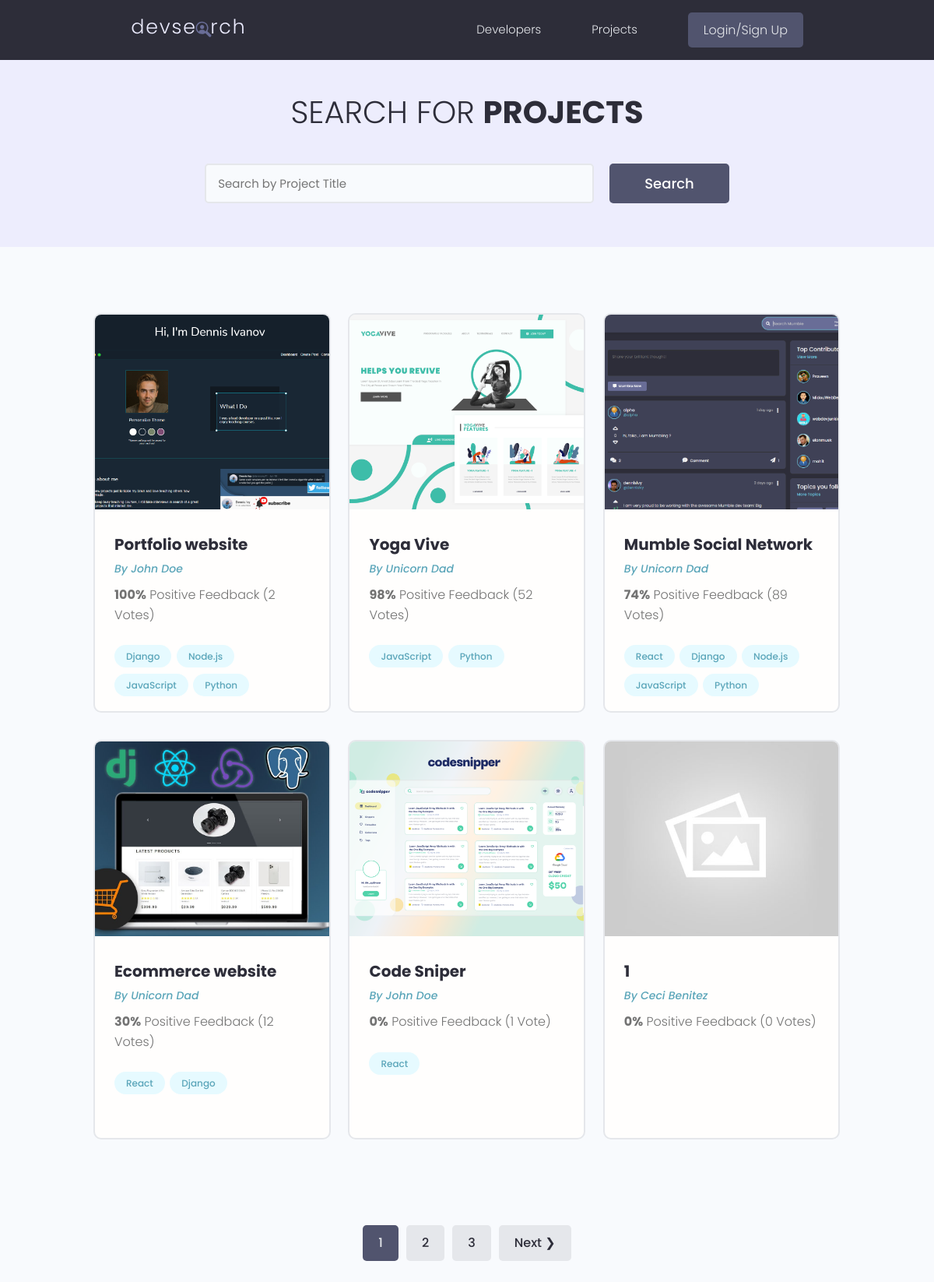
/projects/, run on the app's committed database.
### projects/models.py (models this page shows, shortened)
class Project(models.Model):
    owner = models.ForeignKey(Profile, null=True, blank=True, on_delete=models.SET_NULL)
    title = models.CharField(max_length=200)
    description = models.TextField(null=True, blank=True)
    featured_image = models.ImageField(null=True, blank=True, default="default.jpg")
    demo_link = models.CharField(max_length=2000, null=True, blank=True)
    source_link = models.CharField(max_length=2000, null=True, blank=True)
    tags = models.ManyToManyField("Tag", blank=True)
    vote_total = models.IntegerField(default=0, null=True, blank=True)
    vote_ratio = models.IntegerField(default=0, null=True, blank=True)
    created = models.DateTimeField(auto_now_add=True)
    id = models.UUIDField(default=uuid.uuid4, unique=True, primary_key=True, editable=False)
    class Meta:
        ordering = ["-vote_ratio", "-vote_total", "title"]

class Tag(models.Model):
    name = models.CharField(max_length=200)
    created = models.DateTimeField(auto_now_add=True)
    id = models.UUIDField(default=uuid.uuid4, unique=True, primary_key=True, editable=False)
    def __str__(self):
        return self.name

### users/models.py (models this page shows, shortened)
class Profile(models.Model):
    user = models.OneToOneField(User, on_delete=models.CASCADE, null=True, blank=True)
    name = models.CharField(max_length=200, null=True, blank=True)
    email = models.EmailField(max_length=500, null=True, blank=True)
    username = models.CharField(max_length=200, null=True, blank=True)
    location = models.CharField(max_length=200, null=True, blank=True)
    short_intro = models.CharField(max_length=200, null=True, blank=True)
    bio = models.TextField(null=True, blank=True)
    profile_image = models.ImageField(null=True, blank=True, upload_to="profiles/", default="profiles/user-default.png")
    social_github = models.CharField(max_length=200, null=True, blank=True)
    social_twitter = models.CharField(max_length=200, null=True, blank=True)
    social_linkedin = models.CharField(max_length=200, null=True, blank=True)
    social_youtube = models.CharField(max_length=200, null=True, blank=True)
    social_website = models.CharField(max_length=200, null=True, blank=True)
    created = models.DateTimeField(auto_now_add=True)
    id = models.UUIDField(default=uuid.uuid4, unique=True, primary_key=True, editable=False)

### projects/views.py (the view)
# urls.py: path("projects/", views.get_projects),
def projects(request):
    projects, search_query = search_projects(request)
    custom_range, projects = paginate_projects(request, projects, 6)
    context = {
        "projects": projects,
        "search_query": search_query,
        "custom_range": custom_range
    }
    return render(request, 'projects/projects.html', context)

### projects/utils.py (called while the page is built)
def paginate_projects(request, projects, results):
    page = request.GET.get("page")
    paginator = Paginator(projects, results)
    try:
        projects = paginator.page(page)
    except PageNotAnInteger:
        page = 1
        projects = paginator.page(page)
    except EmptyPage:
        page = paginator.num_pages
        projects = paginator.page(page)
    left_index = (int(page) - 4)
    if left_index < 1:
        left_index = 1
    right_index = (int(page) + 5)
    if right_index > paginator.num_pages:
        right_index = paginator.num_pages + 1
    custom_range = range(left_index, right_index)
    return custom_range, projects

def search_projects(request):
    search_query = ""
    if request.GET.get("search_query"):
        search_query = request.GET.get("search_query")
    tags = Tag.objects.filter(name__icontains=search_query)
    projects = Project.objects.distinct().filter(
        Q(title__icontains=search_query) |
        Q(description__icontains=search_query) |
        Q(owner__name__icontains=search_query) |
        Q(tags__in=tags)
    )
    return projects, search_query

### projects/templates/projects/projects.html (shortened to what this page needs)
{% extends 'main.html' %} {% block content %}
<main class="projects">
  <section class="hero-section text-center">
    <div class="container container--narrow">
      <div class="hero-section__box">
        <h2>Search for <span>Projects</span></h2>
      </div>
      <div class="hero-section__search">
        <form id="searchForm" class="form" action="{% url 'projects' %}" method="get">
          <div class="form__field">
            <input
              class="input input--text"
              id="formInput#search"
              type="text"
              name="search_query"
              placeholder="Search by Project Title"
              value="{{search_query}}"
            />
          </div>
          <input class="btn btn--sub btn--lg" type="submit" value="Search" />
        </form>
      </div>
    </div>
  </section>
  <section class="projectsList">
    <div class="container">
      <div class="grid grid--three">
        {% for project in projects %}
        <div class="column">
          <div class="card project">
            <a href="{% url 'project' project.id %}" class="project">
              <img
                class="project__thumbnail"
                src="{{ project.featured_image.url }}"
                alt="project thumbnail"
              />
              <div class="card__body">
                <h3 class="project__title">{{project.title}}</h3>
                <p>
                  <a
                    class="project__author"
                    href="{% url 'user-profile' project.owner.id %}"
                    >By {{project.owner.name}}</a
                  >
                </p>
                <p class="project--rating">
                  <span style="font-weight: bold">{{project.vote_ratio}}%</span>
                  Positive Feedback ({{project.vote_total}}
                  Vote{{project.vote_total|pluralize:"s"}})
                </p>
                <div class="project__tags">
                  {% for tag in project.tags.all %}
                  <span class="tag tag--pill tag--main">
                    <small>{{tag}}</small>
                  </span>
                  {% endfor %}
                </div>
              </div>
            </a>
          </div>
        </div>
        {% endfor %}
      </div>
    </div>
  </section>
  {% include 'pagination.html' with queryset=projects custom_range=custom_range %}
</main>
{% endblock content %}

### static/styles/app.css (style rules this page uses)
:root { --color-sub: #2d2d39; }
.btn--sub { background-color: var(--color-sub-light); }
.card { border: 2px solid var(--color-light); }
img { width: 100%; }
.hero-section { height: 40vh; display: flex; align-items: center; background-color: var(--color-sub); }
.hero-section__box { margin-bottom: 4rem; }
.hero-section__box > h2, .hero-section__box > h2 > span { font-size: 4rem; color: var(--color-light); line-height: 1.3; text-transform: uppercase; }
.hero-section__box > h2 { font-weight: 300; }
.hero-section__box > h2 > span { font-weight: 700; }
.hero-section__search > .form { display: flex; align-items: center; justify-content: center; gap: 2rem; }
.hero-section__search > .form input.input--text { width: 50rem; }
.project__author { font-size: 1.4rem; font-style: italic; }
.project--rating { margin-bottom: 1.6em; margin-top: 0.5em; }
.projects > .hero-section { background: var(--color-sub-lighter); height: 30vh; }
.projects .hero-section__box { margin-bottom: 2.5rem; }
.projects .hero-section__box > h2 { color: var(--color-sub); }
.projects .hero-section__box > h2 > span { font-weight: 700; color: var(--color-sub); }
.projectsList { margin-top: 8rem; }
.project__thumbnail { height: 25rem; object-fit: cover; object-position: top center; }
.project__title { font-size: 2rem; font-weight: 700; color: var(--color-sub); }

### static/styles/main.css (style rules this page uses)
.project .card__body { height: 250px; }

### static/uikit/styles/modules/_variables.css (style rules this page uses)
:root { --color-main: #5aa5b9; --color-main-light: #e6faff; --color-sub: #3f4156; --color-sub-light: #51546e; --color-sub-lighter: #ededfd; --color-text: #737373; --color-gray: #8b8b8b; --color-light: #e5e7eb; --color-light-gray: #767676; --color-bg: #f8fafd; --color-white: #fffefd; --color-white-light: #f3f3f3; --color-success: #359e64; --color-success-bg: #def8e8; --color-error: #fc4b0b; --color-error-bg: #fff2ee; --font-base: 'Poppins', arial, helvetica, 'Segoe UI', roboto, ubuntu, sans-serif; --font-monospace: 'Fira Code', 'Courier New', courier, monospace; --font-regular: 300; --font-medium: 500; --font-bold: 700; --generic-shadow: 1px 1px 5px #00000010; --generic-transition: all 0.3s ease-in-out; }

### static/uikit/styles/modules/_base.css (style rules this page uses)
* { margin: 0; padding: 0; box-sizing: border-box; text-rendering: optimizeLegibility; color: inherit; font-size: inherit; }
html { font-size: 50%; }
@media only screen and (min-width: 480px) { html { font-size: 56.25%; } }
@media only screen and (min-width: 1200px) { html { font-size: 62.5%; } }
body { line-height: 1.6; font-weight: 400; font-size: 1.5rem; color: var(--color-text); background-color: var(--color-bg); min-height: 100vh; }

### static/uikit/styles/modules/_typography.css (style rules this page uses)
* { font-family: var(--font-base); }
h2 { font-size: 3.6rem; font-weight: var(--font-bold); }
h3 { font-size: 3.2rem; font-weight: var(--font-medium); }
p, span, strong { font-size: 1.6rem; color: var(--color-text); font-weight: var(--font-regular); }
a { padding-bottom: 2px; text-decoration: none; display: inline-block; color: var(--color-main); font-weight: var(--font-medium); }

### static/uikit/styles/modules/_utilities.css (style rules this page uses)
.container { width: 92%; max-width: 165rem; margin: 0 auto; box-sizing: border-box; }
.container--narrow { width: 92%; max-width: 120rem; }
@media screen and (min-width: 1000px) { .container { width: 90%; } }
@media screen and (min-width: 1000px) { .container--narrow { width: 85%; } }
@media screen and (min-width: 1200px) { .container { width: 80%; } }
@media screen and (min-width: 1200px) { .container--narrow { width: 72%; } }
.text-center { text-align: center; }

### static/uikit/styles/modules/_button.css (style rules this page uses)
.btn { display: inline-block; position: relative; cursor: pointer; background-color: var(--color-light); font-weight: var(--font-medium); color: var(--color-sub); text-decoration: none; padding: 1rem 2rem; border-radius: 0.5rem; border: none; width: -webkit-fit-content; width: -moz-fit-content; width: fit-content; height: -webkit-fit-content; height: -moz-fit-content; height: fit-content; font-size: 1.6rem; outline-width: 0; outline-color: transparent; -webkit-backface-visibility: hidden; backface-visibility: hidden; transition: all 0.3s ease-in-out; }
.btn--sub { background-color: var(--color-sub); color: var(--color-white); }
.btn--lg { font-size: 1.8rem; padding: 1.2rem 4.5rem; }

### static/uikit/styles/modules/_card.css (style rules this page uses)
.card { border-radius: 1rem; background-color: var(--color-white); border: 1.5px solid var(--color-light); width: auto; height: auto; margin-top: 0.5rem; margin-bottom: 0.5rem; overflow: hidden; }
.card__body, .card__header { padding: 2rem 2.5rem; }

### data on the page
Project: featured_image (picture), title "Portfolio website", owner.name "John Doe", vote_ratio "100", vote_total "2"
Tag: name "Django"
Tag: name "Node.js"
Tag: name "JavaScript"
Tag: name "Python"
Project: featured_image (picture), title "Yoga Vive", owner.name "Unicorn Dad", vote_ratio "98", vote_total "52"
Project: featured_image (picture), title "Mumble Social Network", owner.name "Unicorn Dad", vote_ratio "74", vote_total "89"
Tag: name "React"
Project: featured_image (picture), title "Ecommerce website", owner.name "Unicorn Dad", vote_ratio "30", vote_total "12"
Project: featured_image (picture), title "Code Sniper", owner.name "John Doe", vote_ratio "0", vote_total "1"
Project: featured_image (placeholder picture), title "1", owner.name "Ceci Benitez", vote_ratio "0", vote_total "0"

### other printed values
{{ page }} "1"
{{ page }} "2" "3"
